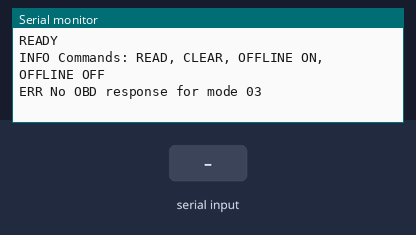
A sketch run on a simulated Arduino Uno, built with avr-gcc and run on an emulated ATmega328P. On the bench: the last lines printed to the serial monitor. The test bench sets the inputs (shaded band).

Above: at 2.7 s.
2.8 s: "CLEAR\n" received over Serial
At 4.9 s:
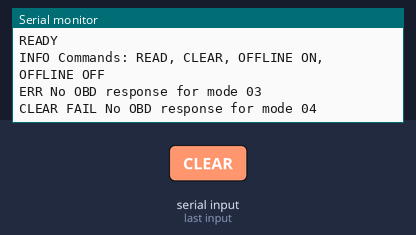
5.8 s: "OFFLINE ON\n" received over Serial
At 7.0 s:
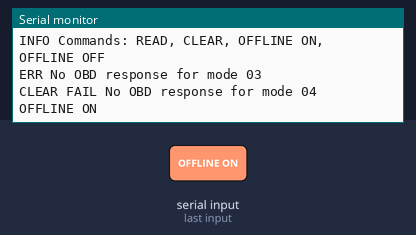
7.3 s: "READ\n" received over Serial
At 8.4 s:
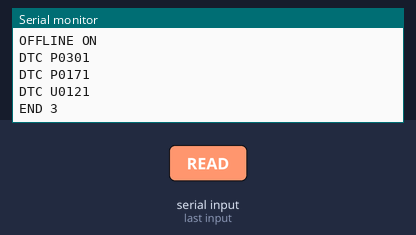
8.8 s: "OFFLINE OFF\n" received over Serial
At 9.5 s:
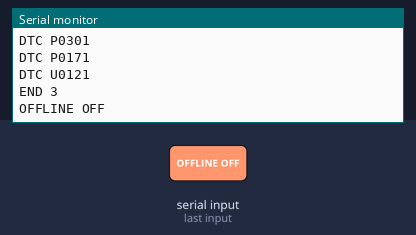
10.3 s: "1\n" received over Serial
At 11.8 s:
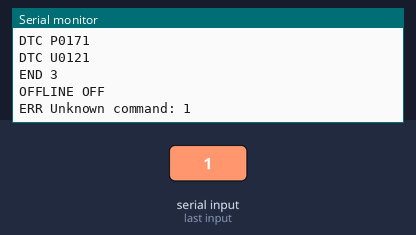

Measured:
- after the input at 2.8 s, the serial monitor: prints a new line after 1.5 s (image 1)
- after the input at 5.8 s, the serial monitor: prints a new line at once (image 2)
- after the input at 7.3 s, the serial monitor: prints a new line at once (image 3)
- after the input at 8.8 s, the serial monitor: prints a new line at once (image 4)
- after the input at 10.3 s, the serial monitor: prints a new line at once (image 5)

The sketch:

obd2_e87_mcp2515.ino
```cpp
#include <SPI.h>
#include <mcp2515.h>

// Typical MCP2515 wiring for Uno:
// CS  -> D10
// SCK -> D13
// MOSI-> D11
// MISO-> D12
// INT -> D2 (optional, not required by this sketch)

static const uint8_t MCP2515_CS_PIN = 10;
static const uint32_t CAN_REQUEST_ID = 0x7DF;
static const uint16_t RESPONSE_TIMEOUT_MS = 1500;
static const char *OFFLINE_DTC_CODES[] = {"P0301", "P0171", "U0121"};

MCP2515 mcp2515(MCP2515_CS_PIN);
bool offlineMode = false;
bool offlineDTCsActive = true;

bool sendObdRequest(uint8_t mode);
bool receiveObdPayload(uint8_t expectedMode, uint8_t *buffer, size_t &payloadLen, size_t maxLen);
void readAndPrintDTCs();
void clearDTCs();
void flushCanRx();
void setOfflineMode(bool enabled);
void printOfflineDTCs();
void printDTCLine(const char *code);

void setup() {
  Serial.begin(115200);
  while (!Serial) {
    ;
  }

  SPI.begin();
  mcp2515.reset();

  // Most MCP2515 breakout boards use 8 MHz crystal.
  // If your board is 16 MHz use: CAN_500KBPS, MCP_16MHZ
  if (mcp2515.setBitrate(CAN_500KBPS, MCP_8MHZ) != MCP2515::ERROR_OK) {
    Serial.println("ERR MCP2515 bitrate setup failed");
    return;
  }

  if (mcp2515.setNormalMode() != MCP2515::ERROR_OK) {
    Serial.println("ERR MCP2515 normal mode failed");
    return;
  }

  Serial.println("READY");
  Serial.println("INFO Commands: READ, CLEAR, OFFLINE ON, OFFLINE OFF");

  // Requirement: report current errors via serial.
  readAndPrintDTCs();
}

void loop() {
  if (!Serial.available()) {
    return;
  }

  String command = Serial.readStringUntil('\n');
  command.trim();
  command.toUpperCase();

  if (command == "READ") {
    readAndPrintDTCs();
  } else if (command == "CLEAR") {
    clearDTCs();
  } else if (command == "OFFLINE ON") {
    setOfflineMode(true);
  } else if (command == "OFFLINE OFF") {
    setOfflineMode(false);
  } else if (command.length() > 0) {
    Serial.print("ERR Unknown command: ");
    Serial.println(command);
  }
}

void setOfflineMode(bool enabled) {
  offlineMode = enabled;
  offlineDTCsActive = enabled;
  Serial.println(enabled ? "OFFLINE ON" : "OFFLINE OFF");
}

void flushCanRx() {
  struct can_frame frame;
  while (mcp2515.readMessage(&frame) == MCP2515::ERROR_OK) {
    // drain
  }
}

bool sendObdRequest(uint8_t mode) {
  struct can_frame txFrame;
  txFrame.can_id = CAN_REQUEST_ID;
  txFrame.can_dlc = 8;
  txFrame.data[0] = 0x01;
  txFrame.data[1] = mode;
  txFrame.data[2] = 0x00;
  txFrame.data[3] = 0x00;
  txFrame.data[4] = 0x00;
  txFrame.data[5] = 0x00;
  txFrame.data[6] = 0x00;
  txFrame.data[7] = 0x00;

  return mcp2515.sendMessage(&txFrame) == MCP2515::ERROR_OK;
}

bool receiveObdPayload(uint8_t expectedMode, uint8_t *buffer, size_t &payloadLen, size_t maxLen) {
  payloadLen = 0;
  unsigned long started = millis();

  while (millis() - started < RESPONSE_TIMEOUT_MS) {
    struct can_frame frame;
    if (mcp2515.readMessage(&frame) != MCP2515::ERROR_OK) {
      delay(2);
      continue;
    }

    if (frame.can_id < 0x7E8 || frame.can_id > 0x7EF || frame.can_dlc < 3) {
      continue;
    }

    uint8_t pciType = frame.data[0] >> 4;

    // Single frame (fits in one CAN frame)
    if (pciType == 0x0) {
      uint8_t sfLen = frame.data[0] & 0x0F;
      if (sfLen < 2 || frame.data[1] != (uint8_t)(0x40 + expectedMode)) {
        continue;
      }

      size_t copyLen = sfLen;
      if (copyLen > frame.can_dlc - 1) {
        copyLen = frame.can_dlc - 1;
      }
      if (copyLen > maxLen) {
        copyLen = maxLen;
      }

      for (size_t i = 0; i < copyLen; ++i) {
        buffer[i] = frame.data[1 + i];
      }
      payloadLen = copyLen;
      return true;
    }

    // First frame (ISO-TP multi-frame)
    if (pciType == 0x1) {
      uint16_t totalLen = ((frame.data[0] & 0x0F) << 8) | frame.data[1];
      if (totalLen < 2 || frame.data[2] != (uint8_t)(0x40 + expectedMode)) {
        continue;
      }

      size_t copied = 0;
      for (uint8_t i = 2; i < frame.can_dlc && copied < totalLen && copied < maxLen; ++i) {
        buffer[copied++] = frame.data[i];
      }

      // Send Flow Control (Continue To Send)
      struct can_frame flow;
      flow.can_id = CAN_REQUEST_ID;
      flow.can_dlc = 8;
      flow.data[0] = 0x30;
      flow.data[1] = 0x00;
      flow.data[2] = 0x00;
      flow.data[3] = 0x00;
      flow.data[4] = 0x00;
      flow.data[5] = 0x00;
      flow.data[6] = 0x00;
      flow.data[7] = 0x00;
      mcp2515.sendMessage(&flow);

      uint8_t expectedSeq = 1;
      unsigned long segmentStart = millis();
      while (copied < totalLen && millis() - segmentStart < RESPONSE_TIMEOUT_MS) {
        struct can_frame cf;
        if (mcp2515.readMessage(&cf) != MCP2515::ERROR_OK) {
          delay(1);
          continue;
        }

        if (cf.can_id < 0x7E8 || cf.can_id > 0x7EF || cf.can_dlc < 2) {
          continue;
        }

        uint8_t cfType = cf.data[0] >> 4;
        uint8_t seq = cf.data[0] & 0x0F;
        if (cfType != 0x2 || seq != (expectedSeq & 0x0F)) {
          continue;
        }

        for (uint8_t i = 1; i < cf.can_dlc && copied < totalLen && copied < maxLen; ++i) {
          buffer[copied++] = cf.data[i];
        }
        expectedSeq++;
      }

      payloadLen = copied;
      return copied >= 2;
    }
  }

  return false;
}

void readAndPrintDTCs() {
  if (offlineMode) {
    printOfflineDTCs();
    return;
  }

  flushCanRx();

  if (!sendObdRequest(0x03)) {
    Serial.println("ERR CAN send failure (mode 03)");
    return;
  }

  uint8_t payload[96];
  size_t payloadLen = 0;
  if (!receiveObdPayload(0x03, payload, payloadLen, sizeof(payload))) {
    Serial.println("ERR No OBD response for mode 03");
    return;
  }

  if (payloadLen < 2 || payload[0] != 0x43) {
    Serial.println("ERR Unexpected OBD payload for mode 03");
    return;
  }

  size_t dtcCount = 0;
  for (size_t i = 1; i + 1 < payloadLen; i += 2) {
    uint8_t a = payload[i];
    uint8_t b = payload[i + 1];

    if (a == 0x00 && b == 0x00) {
      continue;
    }

    char first = 'P';
    switch ((a & 0xC0) >> 6) {
      case 0:
        first = 'P';
        break;
      case 1:
        first = 'C';
        break;
      case 2:
        first = 'B';
        break;
      case 3:
        first = 'U';
        break;
    }

    uint8_t second = (a & 0x30) >> 4;
    uint8_t third = a & 0x0F;
    uint8_t fourth = (b & 0xF0) >> 4;
    uint8_t fifth = b & 0x0F;

    Serial.print("DTC ");
    Serial.print(first);
    Serial.print(second);
    Serial.print(third, HEX);
    Serial.print(fourth, HEX);
    Serial.println(fifth, HEX);

    dtcCount++;
  }

  Serial.print("END ");
  Serial.println(dtcCount);
}

void printOfflineDTCs() {
  if (!offlineDTCsActive) {
    Serial.println("END 0");
    return;
  }

  const size_t dtcCount = sizeof(OFFLINE_DTC_CODES) / sizeof(OFFLINE_DTC_CODES[0]);
  for (size_t i = 0; i < dtcCount; ++i) {
    printDTCLine(OFFLINE_DTC_CODES[i]);
  }

  Serial.print("END ");
  Serial.println(dtcCount);
}

void printDTCLine(const char *code) {
  Serial.print("DTC ");
  Serial.println(code);
}

void clearDTCs() {
  if (offlineMode) {
    offlineDTCsActive = false;
    Serial.println("CLEAR OK");
    return;
  }

  flushCanRx();

  if (!sendObdRequest(0x04)) {
    Serial.println("CLEAR FAIL CAN send failure (mode 04)");
    return;
  }

  uint8_t payload[16];
  size_t payloadLen = 0;
  if (!receiveObdPayload(0x04, payload, payloadLen, sizeof(payload))) {
    Serial.println("CLEAR FAIL No OBD response for mode 04");
    return;
  }

  if (payloadLen >= 1 && payload[0] == 0x44) {
    Serial.println("CLEAR OK");
  } else {
    Serial.println("CLEAR FAIL Unexpected OBD payload for mode 04");
  }
}
```
